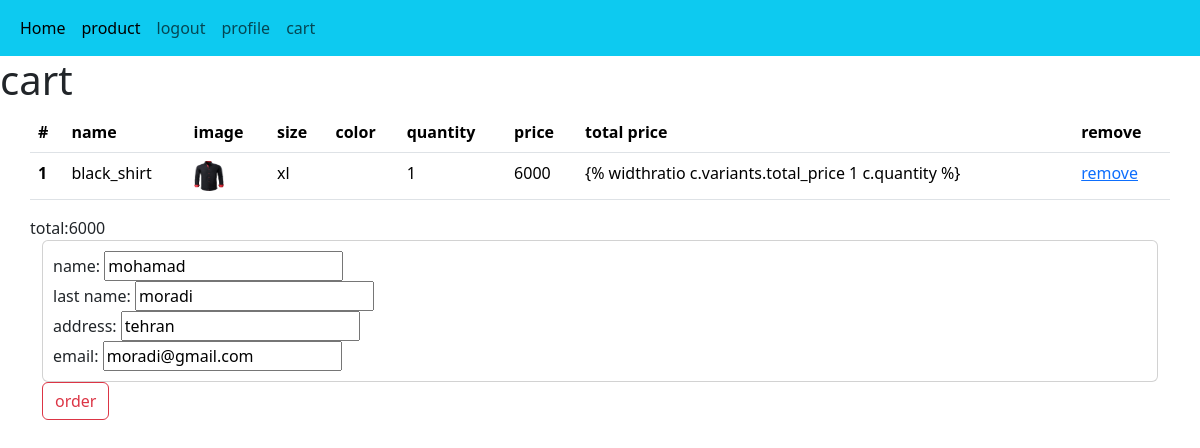
The app's page /cart/ (signed in), older data.
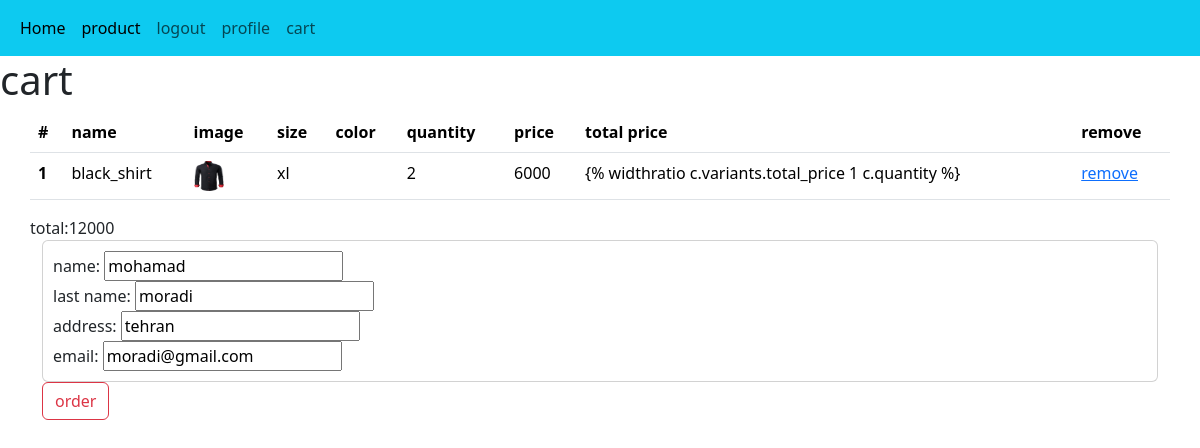
The same page, newer data.
### cart/models.py (models this page shows, shortened)
class Cart(models.Model):
    product = models.ForeignKey(Product,on_delete = models.CASCADE)
    user = models.ForeignKey(User,on_delete = models.CASCADE)
    variants = models.ForeignKey(Variant,on_delete = models.CASCADE ,  null = True, blank = True)
    quantity = models.PositiveIntegerField()

### home/models.py (models this page shows, shortened)
class Product(models.Model):
    Category = models.ManyToManyField(Category, blank=True)
    VARIANT = (('None', 'none'),
               ('Size', 'size'),
               ('Color', 'color'),
    )
    name = models.CharField(max_length=200)
    amount = models.PositiveIntegerField()
    unit_price = models.PositiveIntegerField()
    discount = models.PositiveIntegerField()
    total_price = models.PositiveIntegerField(blank=True, null=True)
    information = RichTextUploadingField(blank=True, null=True)
    create = models.DateTimeField(auto_now_add=True)
    update = models.DateTimeField(auto_now=True)
    tags = TaggableManager(blank=True)
    status = models.CharField(
        max_length=200, blank=True, null=True, choices=VARIANT)
    image = models.ImageField(upload_to='product')
    available = models.BooleanField(default=True)
    like = models.ManyToManyField(User,blank = True,related_name = 'product_like')
    total_like = models.IntegerField(default=0)
    unlike = models.ManyToManyField(User,blank = True,related_name = 'product_unlike')
    total_unlike = models.IntegerField(default=0)
    def total_like(self):
        return self.like.count()
    def total_unlike(self):
        return self.unlike.count()
    @property
    def total_price(self):
        if not self.discount:
            return self.unit_price
        elif self.discount:
            total = (self.discount*self.unit_price)/100
            return int(self.unit_price - total)
        return self.total_price

class Variant(models.Model):
    name = models.CharField(max_length=100,blank=True, null=True)
    product_variant = models.ForeignKey(Product,on_delete = models.CASCADE)
    size_variant = models.ForeignKey(Size,on_delete = models.CASCADE,null = True,blank = True)
    color_variant = models.ForeignKey(Color,on_delete = models.CASCADE,null = True,blank = True)
    amount = models.PositiveIntegerField()
    unit_price = models.PositiveIntegerField()
    discount = models.PositiveIntegerField()
    total_price = models.PositiveIntegerField(blank=True, null=True)
    @property
    def total_price(self):
        if not self.discount:
            return self.unit_price
        elif self.discount:
            total = (self.discount*self.unit_price)/100
            return int(self.unit_price - total)
        return self.total_price

class Size(models.Model):
    name = models.CharField(max_length=100,blank=True, null=True)

### cart/views.py (the view)
# urls.py: path('',views.cart_detail,name = 'cart_detail'),
def cart_detail(request):
    cart = Cart.objects.filter(user_id=request.user.id)
    form = OrderForm
    total = 0
    user = request.user
    for p in cart:
        if p.product.status != 'None':
            total += p.variants.total_price*p.quantity
        else:
            total += p.product.total_price*p.quantity
    return render(request,'cart/cart.html',{'cart':cart,'total':total,'form':form,'user':user})

### cart/templates/cart/cart.html (shortened to what this page needs)
{% extends 'main.html' %} {% block title %}cart{% endblock %} {% block body %}
<h1>cart</h1>
<div class="container">
  <div class="row">
    <table class="table">
      <thead>
        <tr>
          <th scope="col">#</th>
          <th scope="col">name</th>
          <th scope="col">image</th>
          <th scope="col">size</th>
          <th scope="col">color</th>
          <th scope="col">quantity</th>
          <th scope="col">price</th>
          <th scope="col">total price</th>
          <th scope="col">remove</th>
        </tr>
      </thead>
      <tbody>
        {% for c in cart %}
        <tr>
          <th scope="row">{{forloop.counter}}</th>
          <td>{{c.product.name}}</td>
          <td>
            <img
              src="{{c.product.image.url}}"
              style="height: 30px; width: 30px"
              alt=""
            />
          </td>
          <td>{{c.variants.size_variant.name}}</td>
          <td>{{c.variants.color_varian.name}}</td>
          <td>{{c.quantity}}</td>
          <td>
            {% if c.product.status != 'None' %}
            {{c.variants.total_price}}{%else%}
            {{c.product.total_price}}{%endif%}
          </td>
          <td>
            {% if c.product.status != 'None' %} {% widthratio
            c.variants.total_price 1 c.quantity %} {%else%}{% widthratio
            c.product.total_price 1 c.quantity %}{%endif%}
          </td>
          <td><a href="{% url 'cart:remove_cart' c.id %}">remove</a></td>
        </tr>
      </tbody>
      {% endfor %}
    </table>
    total:{{total}}
  </div>
  <div class="row">
    <form method="post" action="{% url 'order:order_create' %}">
      <div class="card" style="padding: 10px; background-color: grown">
        <label for=""
          >name:
          <input type="text" name="f_name" value="{{user.first_name}}" required
        /></label>
        <label for=""
          >last name:
          <input type="text" name="l_name" value="{{user.last_name}}" required
        /></label>
        <label for=""
          >address:
          <input
            type="text"
            name="address"
            value="{{user.profile.address}}"
            required
        /></label>
        <label for=""
          >email:
          <input type="text" name="email" value="{{user.email}}" required
        /></label>
      </div>
      <button type="submit" class="btn btn-outline-danger">order</button>
    </form>
  </div>
</div>
{% endblock %}

Row changes from the older to the newer data that the page shows:
changed Cart "black_shirt": quantity "1" → "2"
Text that changed along with them:
{{ total }}: "6000" → "12000"
